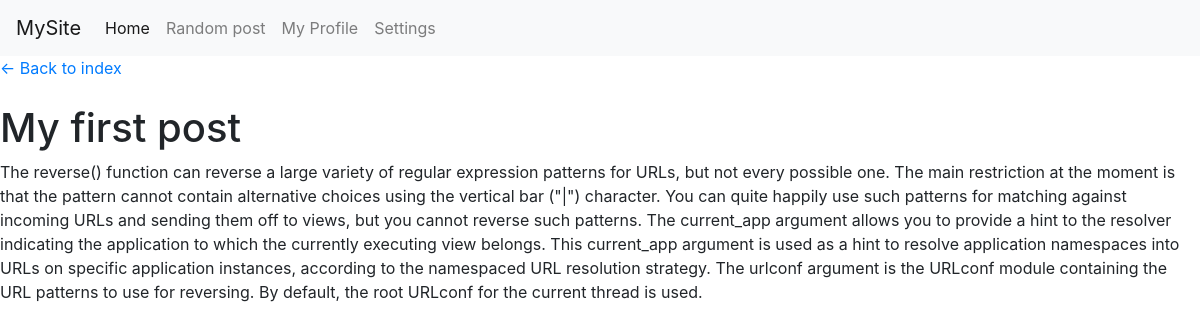
Screenshot of /post/my-first-post/ with the database file from the repository.
### blog/models.py (models this page shows, shortened)
class Post(models.Model):
    title = models.CharField(max_length=255)
    slug = models.SlugField(max_length=255, unique=True)
    summary = models.CharField(max_length=300)
    content = models.TextField()
    published = models.BooleanField(default=True)
    created = models.DateTimeField(auto_now_add=True)
    class Meta:
        ordering = ['-created']

### blog/views.py (the view)
# urls.py: path('post/<slug>/', views.post),
def post(request, slug):
    return render_to_response('post.html',
    {
        'post': get_object_or_404(Post, slug=slug)
     }
                              )

### blog/templates/post.html (shortened to what this page needs)
{% extends "base.html" %}
{% block content %}
<a href="/"><- Back to index</a><br><br>
<h1>{{ post.title }}</h1>
<div>{{ post.content }}</div>
{% endblock %}

### blog/templates/base.html (shortened to what this page needs)
<!DOCTYPE html>
<html lang="en">
<head>
    {% load bootstrap4 %}
    {% bootstrap_css %}
    <link rel="stylesheet" href="https://stackpath.bootstrapcdn.com/bootstrap/4.1.2/css/bootstrap.min.css">
</head>
<body>
<nav class="navbar navbar-expand-lg navbar-light bg-light">
  <a class="navbar-brand" href="#">MySite</a>
  <div class="collapse navbar-collapse" id="navbarSupportedContent">
    <ul class="navbar-nav mr-auto">
      <li class="nav-item active">
        <a class="nav-link" href="#">Home <span class="sr-only">(current)</span></a>
      </li>
      <li class="nav-item">
        <a class="nav-link" href="#">Random post</a>
      </li>
      <li class="nav-item">
        <a class="nav-link" href="#">My Profile</a>
      </li>
      <li class="nav-item">
        <a class="nav-link" href="#">Settings</a>
      </li>
    </ul>
  </div>
</nav>
<div id = "content">
    {%  block content %}{%  endblock %}
</div>
</body>
</html>

### rows the page displays
Post: title "My first post", content "The reverse() function can reverse a large variety of regular expression patterns for URLs, but not every possible one. The main restriction at the moment is that the pattern cannot contain alternative choices using the vertical bar (\"|\") character. You can quite happily use such patterns for matching against incoming URLs and sending them off to views, but you cannot reverse such patterns. The current_app argument allows you to provide a hint to the resolver indicating the application to which the currently executing view belongs. This current_app argument is used as a hint to resolve application namespaces into URLs on specific application instances, according to the namespaced URL…"
